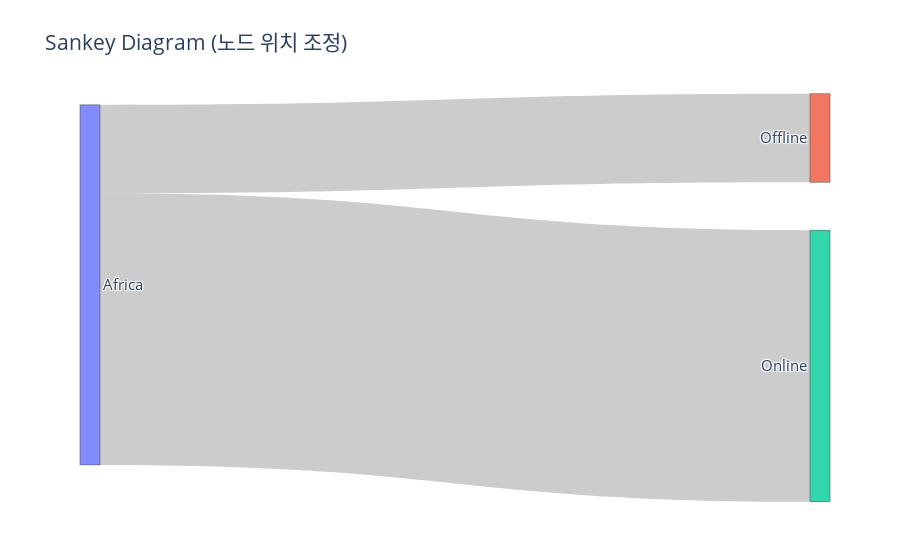

Notebook code cell kept with this figure:
### Code cell
trace = go.Sankey(node = dict(label = ['Africa', 'Offline', 'Online'],
                              x = [0, 1, 1],      # x 노드 위치
                              y = [0, 0.1, 0.7]   # y 노드 위치
                             ),
                  link = dict(source = [0, 0],
                              target = [1, 2],
                              value = [4015718.1, 12342417.5]),
                 )
data = [trace]
layout = go.Layout(title = 'Sankey Diagram (노드 위치 조정)', font_size = 15)
fig = go.Figure(data, layout)
fig.show()

### Figure 1 — Plotly figure (JSON) as saved in the notebook; plotly's stock layout.template omitted (floating-point values rounded to 4 significant figures)
{"data": [{"link": {"source": [0, 0], "target": [1, 2], "value": [4016000.0, 12340000.0]}, "node": {"label": ["Africa", "Offline", "Online"], "x": [0, 1, 1], "y": [0, 0.1, 0.7]}, "type": "sankey"}], "layout": {"font": {"size": 15}, "title": {"text": "Sankey Diagram (노드 위치 조정)"}}}
